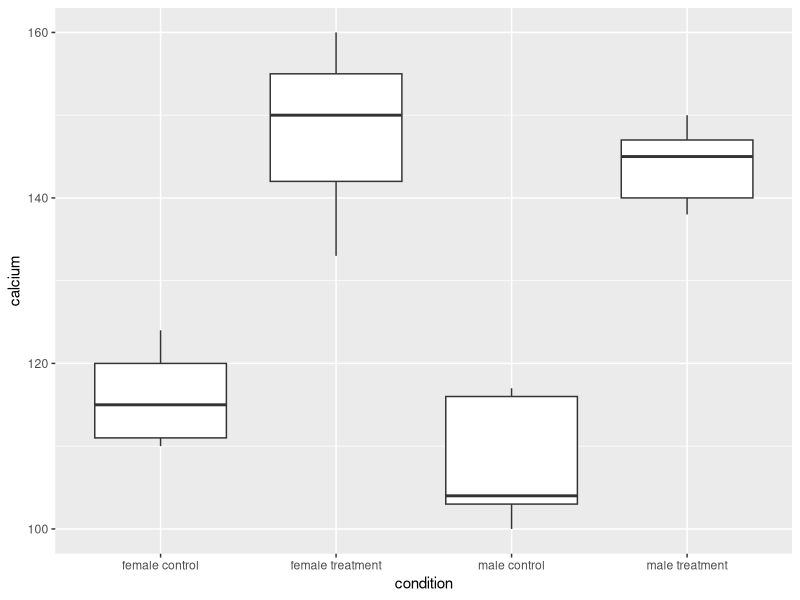

Write R code to recreate this figure.
## ---- chunk 1
library(tidyverse)
## ---- chunk 2
bird <- tibble(
  calcium = c(120, 124, 111, 115, 110, 
              117, 104, 103, 116, 100, 
              150, 142, 133, 155, 160, 
              150, 138, 145, 140, 147), 
  condition = rep(c("female control", 
                    "male control", 
                    "female treatment", 
                    "male treatment"), each = 5))
View(bird)
## ---- chunk 3
bird %>% 
  group_by(condition) %>% 
  summarise(group_mean = mean(calcium), 
            group_sd = sd(calcium))

ggplot() + geom_boxplot(data=bird, aes(x = condition, y = calcium))
## ---- chunk 4
mod <- lm(calcium ~ condition, data = bird)
anova(mod)
aov(mod)
## ---- chunk 5
## Use a “quick and dirty” method
n_condtion <- count(bird, condition_number = bird$condition)
n_condtion
## ---- chunk 6
mod2 <- aov(mod)
TukeyHSD(mod2)
